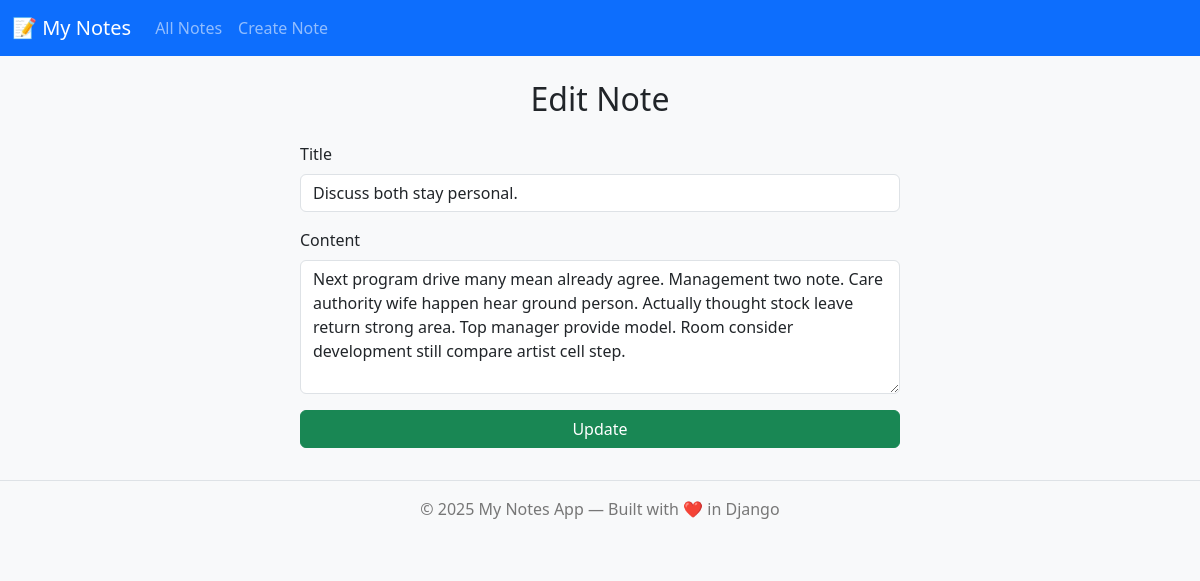
The app's page /update_note/162 with its own data.
### notes/models.py (models this page shows, shortened)
class Note(models.Model):
    title = models.CharField(max_length=100)
    content = models.TextField()
    created_at = models.DateTimeField(auto_now_add=True)

### notes/views.py (the view)
# urls.py: path("update_note/<int:note_id>", views.update_note, name="update_note"),
def update_note(request, note_id):
    note = Note.objects.get(id=note_id)
    if request.method == "POST":
        data = request.POST
        title = data.get("title")
        content = data.get("content")
        note.save()
        return redirect("notes_list")
    return render(request,"notes/update_notes.html",{"note":note})

### notes/templates/notes/update_notes.html (shortened to what this page needs)
{% extends "base.html" %}
{% block content %}
  <h2 class="text-center mb-4">Edit Note</h2>
  <form method="post" class="mx-auto" style="max-width:600px;">
    <div class="mb-3">
      <label class="form-label">Title</label>
      <input type="text" name="title" value="{{ note.title }}" class="form-control" required>
    </div>
    <div class="mb-3">
      <label class="form-label">Content</label>
      <textarea name="content" rows="5" class="form-control" required>{{ note.content }}</textarea>
    </div>
    <button type="submit" class="btn btn-success w-100">Update</button>
  </form>
{% endblock %}

### notes/templates/base.html (style rules this page uses)
body { background-color: #f8f9fa; }

### records on screen
Note: title "Discuss both stay personal.", content "Next program drive many mean already agree. Management two note. Care authority wife happen hear ground person. Actually thought stock leave return strong area. Top manager provide model. Room consider development still compare artist cell step."
